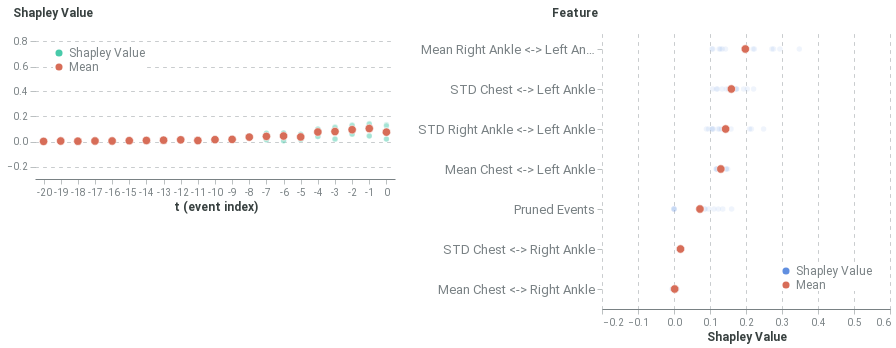

The notebook cell this image was saved under:
### Code cell
global_plot

### Figure 1 — Vega-Lite specification as saved in the notebook (floating-point values rounded to 4 significant figures; data arrays with more than 128 entries replaced by an {"elided": "..."} marker saying what was removed)
{"config": {"axis": {"domain": true, "domainColor": "#798184", "grid": false, "gridColor": "#798184", "gridOpacity": 0.5, "gridDash": [3, 5], "gridWidth": 0.8, "gridCap": "round", "labelPadding": 3, "labelFont": "Roboto", "labelColor": "#798184", "tickSize": 5, "tickColor": "#798184", "tickOpacity": 0.5, "titleColor": "#384140", "titleFont": "Roboto", "titleFontSize": 12}, "axisBand": {"domain": true, "ticks": false, "labelPadding": 7}, "axisY": {"domain": false, "titleAlign": "left", "titleAngle": 0, "titleX": -20, "titleY": -10}, "legend": {"labelColor": "#798184", "labelFontSize": 12, "symbolSize": 40, "titleColor": "#384140", "titleFontSize": 12, "titlePadding": 10, "titleFont": "Roboto", "labelFont": "Roboto"}, "line": {"stroke": "#618FE0", "strokeWidth": 2}, "rule": {"stroke": "#798184"}, "path": {"stroke": "#618FE0", "strokeWidth": 0.5}, "rect": {"fill": "#618FE0"}, "point": {"filled": true, "shape": "circle"}, "shape": {"stroke": "#618FE0"}, "bar": {"fill": "#618FE0", "stroke": null}, "text": {"font": "Roboto", "color": "#384140", "fontSize": 12}, "arc": {"stroke": "#fff", "strokeWidth": 1}, "range": {"category": ["#618FE0", "#50D0B0", "#E17560", "#E8B474", "#D889C4", "#34A3BC", "#A583A4"], "ramp": ["#001854", "#002f72", "#04478e", "#1e5fab", "#4477c5", "#6290e1", "#7ea9fd", "#9ec7ff", "#bde4ff"], "heatmap": ["#001854", "#002f72", "#04478e", "#1e5fab", "#4477c5", "#6290e1", "#7ea9fd", "#9ec7ff", "#bde4ff"], "diverging": ["#003b26", "#006b52", "#1aa082", "#55d5b5", "#f5f5f5", "#ffaa92", "#d16f5b", "#9e392c", "#650200"]}, "title": {"anchor": "start", "fontSize": 20, "color": "#384140", "fontWeight": "bold", "offset": 20, "font": "Roboto", "subtitleColor": "#384140", "subtitleFontSize": 16}, "header": {"labelFontSize": 12, "titleFontSize": 16, "labelColor": "#384140", "titleColor": "#384140", "titleFont": "Roboto", "labelFont": "Roboto"}, "group": {"fill": "white"}, "background": "white", "view": {"stroke": "transparent", "continuousHeight": 300, "continuousWidth": 400}}, "hconcat": [{"data": {"name": "data-a69161f319d2a1762ff95fc6b160cd1d"}, "mark": {"type": "point", "stroke": "white", "strokeWidth": 0.6}, "encoding": {"color": {"type": "nominal", "field": "type", "legend": {"fillColor": "white", "orient": "top-left", "symbolSize": 50, "symbolStrokeWidth": 0, "title": null}, "scale": {"domain": ["Shapley Value", "Mean"], "range": ["#48caaa", "#d76d58"]}}, "opacity": {"condition": {"value": 1.0, "test": "(datum.type === 'Mean')"}, "value": 0.2}, "size": {"condition": {"value": 70, "test": "(datum.type === 'Mean')"}, "value": 30}, "x": {"type": "ordinal", "axis": {"labelAngle": 0}, "field": "t (event index)"}, "y": {"type": "quantitative", "axis": {"grid": true, "titleX": -23}, "field": "Shapley Value", "scale": {"domain": [-0.3, 0.9]}, "title": "Shapley Value"}}, "height": 150, "width": 360}, {"data": {"name": "data-38dd2834ef90402128859dabe863858a"}, "mark": {"type": "point", "stroke": "white", "strokeWidth": 0.6}, "encoding": {"color": {"type": "nominal", "field": "type", "legend": {"fillColor": "white", "orient": "bottom-right", "symbolSize": 50, "symbolStrokeWidth": 0, "title": null}, "scale": {"domain": ["Shapley Value", "Mean"], "range": ["#618FE0", "#d76d58"]}}, "opacity": {"condition": {"value": 1.0, "test": "(datum.type === 'Mean')"}, "value": 0.1}, "size": {"condition": {"value": 70, "test": "(datum.type === 'Mean')"}, "value": 30}, "x": {"type": "quantitative", "axis": {"grid": true, "title": "Shapley Value"}, "field": "Shapley Value", "scale": {"domain": [-0.2, 0.6]}}, "y": {"type": "ordinal", "axis": {"labelFontSize": 13, "titleX": -51}, "field": "Feature", "sort": ["Mean Right Ankle <-> Left Ankle", "STD Chest <-> Left Ankle", "STD Right Ankle <-> Left Ankle", "Mean Chest <-> Left Ankle", "Pruned Events", "STD Chest <-> Right Ankle", "Mean Chest <-> Right Ankle"]}}, "height": 280, "width": 288}], "resolve": {"scale": {"color": "independent"}}, "$schema": "https://vega.github.io/schema/vega-lite/v4.8.1.json", "datasets": {"data-a69161f319d2a1762ff95fc6b160cd1d": {"elided": "201 records"}, "data-38dd2834ef90402128859dabe863858a": [{"Shapley Value": -0.002359, "Feature": "Mean Chest <-> Right Ankle", "type": "Shapley Value"}, {"Shapley Value": 0.01202, "Feature": "STD Chest <-> Right Ankle", "type": "Shapley Value"}, {"Shapley Value": 0.1491, "Feature": "Mean Chest <-> Left Ankle", "type": "Shapley Value"}, {"Shapley Value": 0.2211, "Feature": "STD Chest <-> Left Ankle", "type": "Shapley Value"}, {"Shapley Value": 0.2765, "Feature": "Mean Right Ankle <-> Left Ankle", "type": "Shapley Value"}, {"Shapley Value": 0.1584, "Feature": "STD Right Ankle <-> Left Ankle", "type": "Shapley Value"}, {"Shapley Value": -5.411e-10, "Feature": "Pruned Events", "type": "Shapley Value"}, {"Shapley Value": -0.001496, "Feature": "Mean Chest <-> Right Ankle", "type": "Shapley Value"}, {"Shapley Value": 0.01713, "Feature": "STD Chest <-> Right Ankle", "type": "Shapley Value"}, {"Shapley Value": 0.1273, "Feature": "Mean Chest <-> Left Ankle", "type": "Shapley Value"}, {"Shapley Value": 0.1936, "Feature": "STD Chest <-> Left Ankle", "type": "Shapley Value"}, {"Shapley Value": 0.2233, "Feature": "Mean Right Ankle <-> Left Ankle", "type": "Shapley Value"}, {"Shapley Value": 0.1319, "Feature": "STD Right Ankle <-> Left Ankle", "type": "Shapley Value"}, {"Shapley Value": 0.1231, "Feature": "Pruned Events", "type": "Shapley Value"}, {"Shapley Value": -0.001119, "Feature": "Mean Chest <-> Right Ankle", "type": "Shapley Value"}, {"Shapley Value": 0.01862, "Feature": "STD Chest <-> Right Ankle", "type": "Shapley Value"}, {"Shapley Value": 0.1175, "Feature": "Mean Chest <-> Left Ankle", "type": "Shapley Value"}, {"Shapley Value": 0.1734, "Feature": "STD Chest <-> Left Ankle", "type": "Shapley Value"}, {"Shapley Value": 0.2196, "Feature": "Mean Right Ankle <-> Left Ankle", "type": "Shapley Value"}, {"Shapley Value": 0.1267, "Feature": "STD Right Ankle <-> Left Ankle", "type": "Shapley Value"}, {"Shapley Value": 0.1601, "Feature": "Pruned Events", "type": "Shapley Value"}, {"Shapley Value": 0.006834, "Feature": "Mean Chest <-> Right Ankle", "type": "Shapley Value"}, {"Shapley Value": 0.01794, "Feature": "STD Chest <-> Right Ankle", "type": "Shapley Value"}, {"Shapley Value": 0.1321, "Feature": "Mean Chest <-> Left Ankle", "type": "Shapley Value"}, {"Shapley Value": 0.1511, "Feature": "STD Chest <-> Left Ankle", "type": "Shapley Value"}, {"Shapley Value": 0.3482, "Feature": "Mean Right Ankle <-> Left Ankle", "type": "Shapley Value"}, {"Shapley Value": 0.1225, "Feature": "STD Right Ankle <-> Left Ankle", "type": "Shapley Value"}, {"Shapley Value": -1.419e-10, "Feature": "Pruned Events", "type": "Shapley Value"}, {"Shapley Value": 0.007585, "Feature": "Mean Chest <-> Right Ankle", "type": "Shapley Value"}, {"Shapley Value": 0.02075, "Feature": "STD Chest <-> Right Ankle", "type": "Shapley Value"}, {"Shapley Value": 0.1173, "Feature": "Mean Chest <-> Left Ankle", "type": "Shapley Value"}, {"Shapley Value": 0.1336, "Feature": "STD Chest <-> Left Ankle", "type": "Shapley Value"}, {"Shapley Value": 0.2941, "Feature": "Mean Right Ankle <-> Left Ankle", "type": "Shapley Value"}, {"Shapley Value": 0.109, "Feature": "STD Right Ankle <-> Left Ankle", "type": "Shapley Value"}, {"Shapley Value": 0.0962, "Feature": "Pruned Events", "type": "Shapley Value"}, {"Shapley Value": 0.007425, "Feature": "Mean Chest <-> Right Ankle", "type": "Shapley Value"}, {"Shapley Value": 0.02097, "Feature": "STD Chest <-> Right Ankle", "type": "Shapley Value"}, {"Shapley Value": 0.1188, "Feature": "Mean Chest <-> Left Ankle", "type": "Shapley Value"}, {"Shapley Value": 0.1179, "Feature": "STD Chest <-> Left Ankle", "type": "Shapley Value"}, {"Shapley Value": 0.2718, "Feature": "Mean Right Ankle <-> Left Ankle", "type": "Shapley Value"}, {"Shapley Value": 0.1062, "Feature": "STD Right Ankle <-> Left Ankle", "type": "Shapley Value"}, {"Shapley Value": 0.1355, "Feature": "Pruned Events", "type": "Shapley Value"}, {"Shapley Value": -0.005228, "Feature": "Mean Chest <-> Right Ankle", "type": "Shapley Value"}, {"Shapley Value": 0.0127, "Feature": "STD Chest <-> Right Ankle", "type": "Shapley Value"}, {"Shapley Value": 0.1455, "Feature": "Mean Chest <-> Left Ankle", "type": "Shapley Value"}, {"Shapley Value": 0.2036, "Feature": "STD Chest <-> Left Ankle", "type": "Shapley Value"}, {"Shapley Value": 0.1254, "Feature": "Mean Right Ankle <-> Left Ankle", "type": "Shapley Value"}, {"Shapley Value": 0.1061, "Feature": "STD Right Ankle <-> Left Ankle", "type": "Shapley Value"}, {"Shapley Value": 3.548e-10, "Feature": "Pruned Events", "type": "Shapley Value"}, {"Shapley Value": -0.003732, "Feature": "Mean Chest <-> Right Ankle", "type": "Shapley Value"}, {"Shapley Value": 0.01634, "Feature": "STD Chest <-> Right Ankle", "type": "Shapley Value"}, {"Shapley Value": 0.1294, "Feature": "Mean Chest <-> Left Ankle", "type": "Shapley Value"}, {"Shapley Value": 0.1743, "Feature": "STD Chest <-> Left Ankle", "type": "Shapley Value"}, {"Shapley Value": 0.1078, "Feature": "Mean Right Ankle <-> Left Ankle", "type": "Shapley Value"}, {"Shapley Value": 0.09607, "Feature": "STD Right Ankle <-> Left Ankle", "type": "Shapley Value"}, {"Shapley Value": 0.06787, "Feature": "Pruned Events", "type": "Shapley Value"}, {"Shapley Value": -0.004015, "Feature": "Mean Chest <-> Right Ankle", "type": "Shapley Value"}, {"Shapley Value": 0.01673, "Feature": "STD Chest <-> Right Ankle", "type": "Shapley Value"}, {"Shapley Value": 0.1216, "Feature": "Mean Chest <-> Left Ankle", "type": "Shapley Value"}, {"Shapley Value": 0.1711, "Feature": "STD Chest <-> Left Ankle", "type": "Shapley Value"}, {"Shapley Value": 0.1055, "Feature": "Mean Right Ankle <-> Left Ankle", "type": "Shapley Value"}, {"Shapley Value": 0.09012, "Feature": "STD Right Ankle <-> Left Ankle", "type": "Shapley Value"}, {"Shapley Value": 0.08694, "Feature": "Pruned Events", "type": "Shapley Value"}, {"Shapley Value": 0.007228, "Feature": "Mean Chest <-> Right Ankle", "type": "Shapley Value"}, {"Shapley Value": 0.02157, "Feature": "STD Chest <-> Right Ankle", "type": "Shapley Value"}, {"Shapley Value": 0.1448, "Feature": "Mean Chest <-> Left Ankle", "type": "Shapley Value"}, {"Shapley Value": 0.1453, "Feature": "STD Chest <-> Left Ankle", "type": "Shapley Value"}, {"Shapley Value": 0.143, "Feature": "Mean Right Ankle <-> Left Ankle", "type": "Shapley Value"}, {"Shapley Value": 0.2489, "Feature": "STD Right Ankle <-> Left Ankle", "type": "Shapley Value"}, {"Shapley Value": -8.196e-09, "Feature": "Pruned Events", "type": "Shapley Value"}, {"Shapley Value": 0.006059, "Feature": "Mean Chest <-> Right Ankle", "type": "Shapley Value"}, {"Shapley Value": 0.02101, "Feature": "STD Chest <-> Right Ankle", "type": "Shapley Value"}, {"Shapley Value": 0.1295, "Feature": "Mean Chest <-> Left Ankle", "type": "Shapley Value"}, {"Shapley Value": 0.1206, "Feature": "STD Chest <-> Left Ankle", "type": "Shapley Value"}, {"Shapley Value": 0.134, "Feature": "Mean Right Ankle <-> Left Ankle", "type": "Shapley Value"}, {"Shapley Value": 0.2151, "Feature": "STD Right Ankle <-> Left Ankle", "type": "Shapley Value"}, {"Shapley Value": 0.08457, "Feature": "Pruned Events", "type": "Shapley Value"}, {"Shapley Value": 0.005215, "Feature": "Mean Chest <-> Right Ankle", "type": "Shapley Value"}, {"Shapley Value": 0.02108, "Feature": "STD Chest <-> Right Ankle", "type": "Shapley Value"}, {"Shapley Value": 0.1278, "Feature": "Mean Chest <-> Left Ankle", "type": "Shapley Value"}, {"Shapley Value": 0.1074, "Feature": "STD Chest <-> Left Ankle", "type": "Shapley Value"}, {"Shapley Value": 0.1288, "Feature": "Mean Right Ankle <-> Left Ankle", "type": "Shapley Value"}, {"Shapley Value": 0.2097, "Feature": "STD Right Ankle <-> Left Ankle", "type": "Shapley Value"}, {"Shapley Value": 0.1109, "Feature": "Pruned Events", "type": "Shapley Value"}, {"Shapley Value": 0.0721, "Feature": "Pruned Events", "type": "Mean"}, {"Shapley Value": 0.001867, "Feature": "Mean Chest <-> Right Ankle", "type": "Mean"}, {"Shapley Value": 0.1301, "Feature": "Mean Chest <-> Left Ankle", "type": "Mean"}, {"Shapley Value": 0.1982, "Feature": "Mean Right Ankle <-> Left Ankle", "type": "Mean"}, {"Shapley Value": 0.01807, "Feature": "STD Chest <-> Right Ankle", "type": "Mean"}, {"Shapley Value": 0.1594, "Feature": "STD Chest <-> Left Ankle", "type": "Mean"}, {"Shapley Value": 0.1434, "Feature": "STD Right Ankle <-> Left Ankle", "type": "Mean"}]}}
